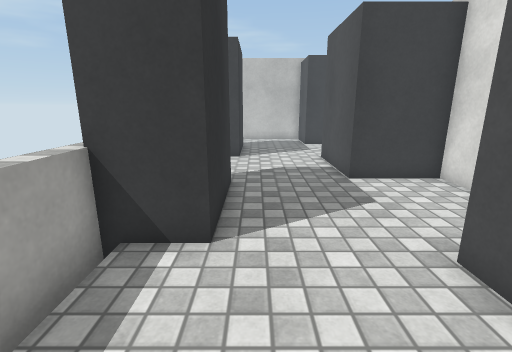
View 1 (above)

16 first-person views from a walk through a 3-D level made in the Unity game engine. The camera is 1.3 m above the floor, tilts 14° down and sees 85° across. The floor is counted in squares, 0.51 m on a side. Each view is taken from the middle of a square. On the plan, view 1 faces up. The plan holds only what a view shows up to about 19 squares ahead; the rest is blank. The player character is not drawn. Surface patterns are stand-ins for the level's own textures.

View 2
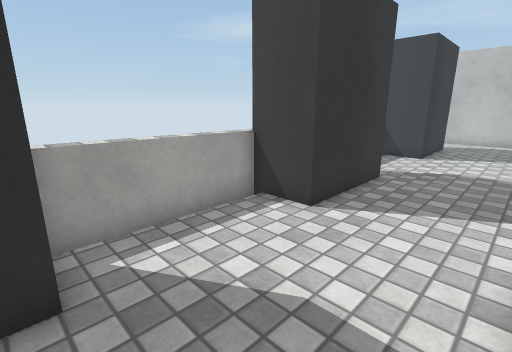

View 3
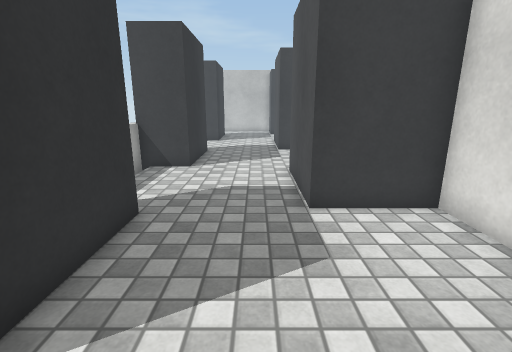

View 4
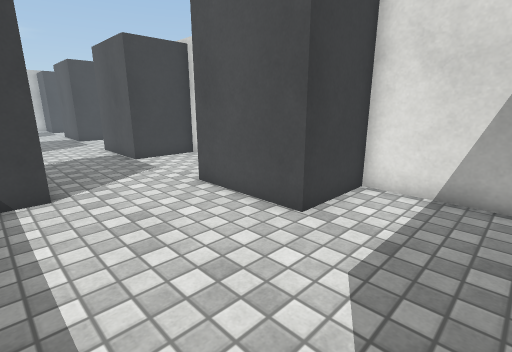

View 5
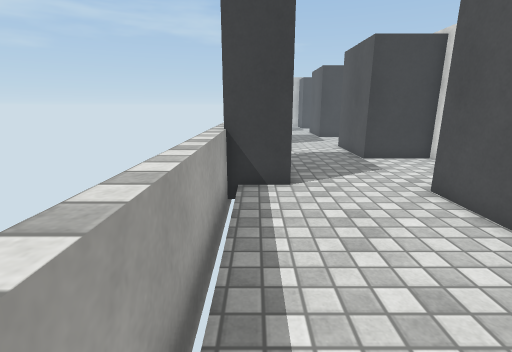

View 6
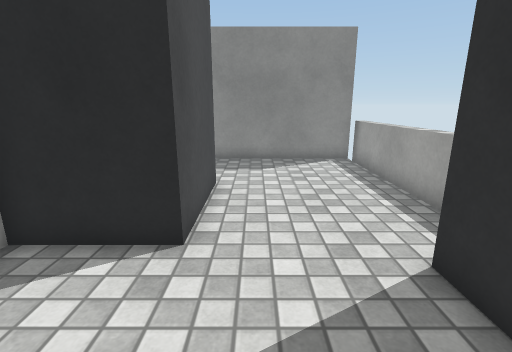

View 7
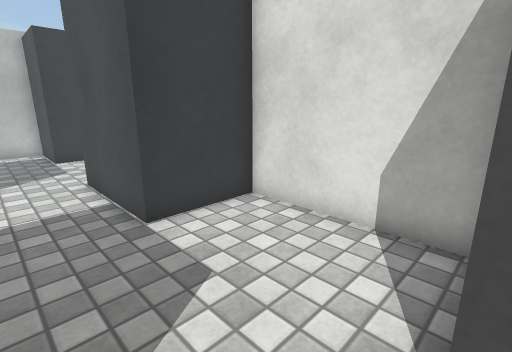

View 8
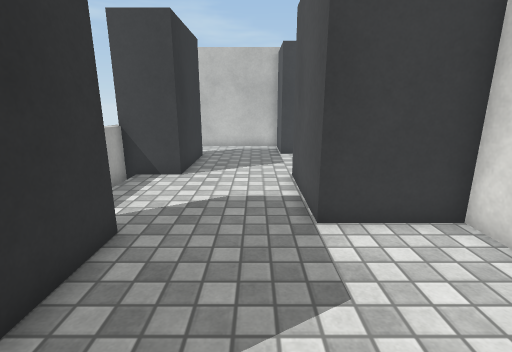

View 9
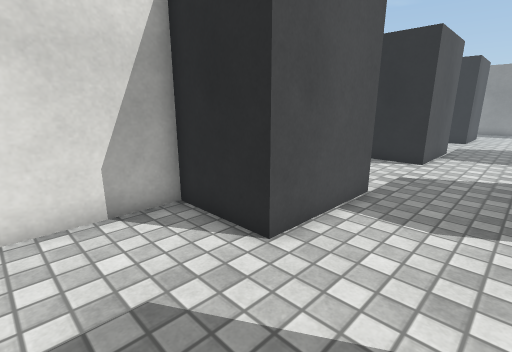

View 10
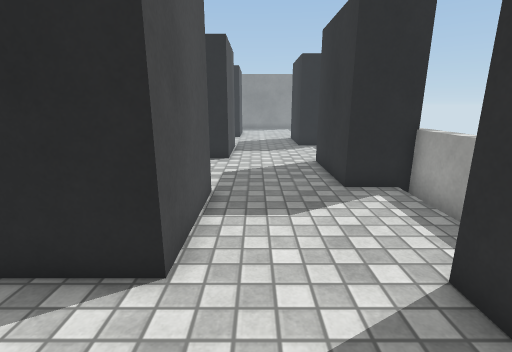

View 11
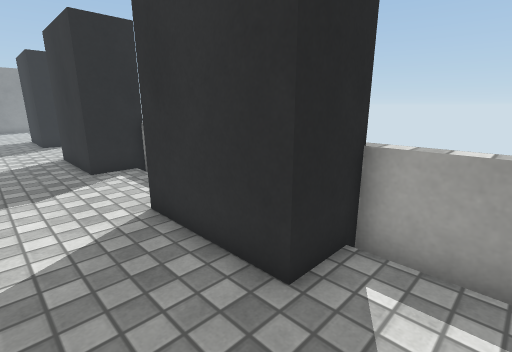

View 12
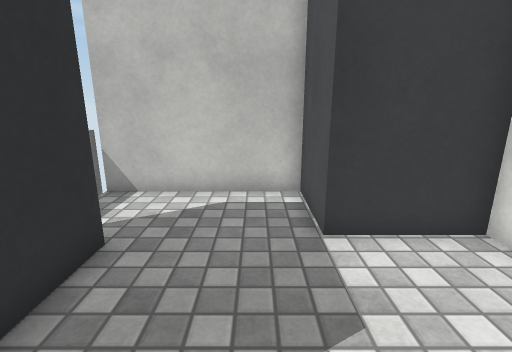

View 13
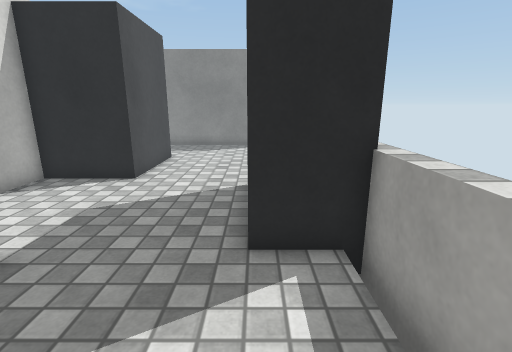

View 14
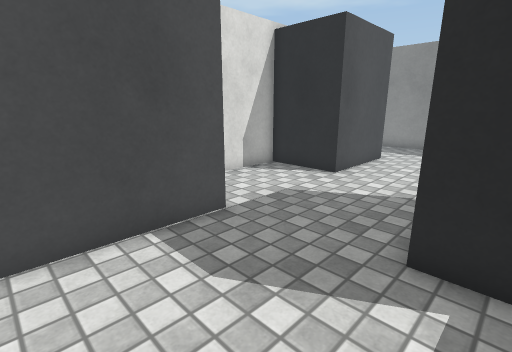

View 15
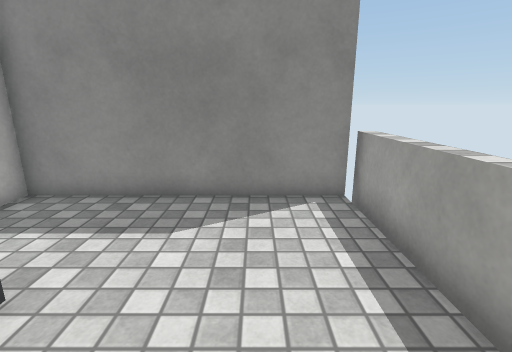

View 16
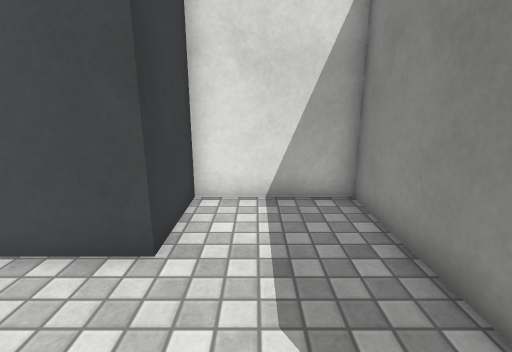

### Floor plan
Key: @ floor where view 1 was taken; # wall or solid block; . floor; = window, fence, low wall or low ledge; B block.
Columns run from 3 left of view 1 to 7 right of it. Each row starts with its distance up from view 1.
 22 #######
 21 =.....B
 20 =.....B
 19 #BB...BBBB#
 18   B.......#
 17   B.......#
 16   B.......#
 15   B.......#
 14 #BB...BBBBB
 13 =.....B
 12 =.....B
 11 =.....B
 10 =.....BBBBB
  9 #BB.......#
  8   B.......#
  7   B.......#
  6   B.......#
  5 #BB.......#
  4 =.....BBBBB
  3 =.....B
  2 =.....B
  1 =.....B
  0 #..@..BBBBB
 -1 #BB.......#
 -2   B.......#
 -3   B.......#
 -4 B B.......#
 -5 #BB.......#
 -6 =.....BBBBB
 -7 =.....B
 -8 =.....B
 -9 =.....B
-10 =.....BBBBB
-11 =.........#
-12 =.........#
-13 =.........#
-14 =.........#
-15 ###########

Where each view was taken, in squares from view 1:
view 1: 0 up, 0 right, facing up
view 2: 1 down, 3 right, facing up-left
view 3: 7 down, 2 right, facing up
view 4: 14 down, 2 left, facing up-right
view 5: 14 down, 2 left, facing up
view 6: 1 down, 2 right, facing down
view 7: 4 up, 1 right, facing up-right
view 8: 4 up, 2 right, facing up
view 9: 18 up, 0 right, facing down-right
view 10: 18 up, 2 right, facing down
view 11: 21 up, 2 right, facing down-left
view 12: 14 up, 2 right, facing up
view 13: 4 up, 1 left, facing down
view 14: 4 up, 2 left, facing down-right
view 15: 7 down, 0 right, facing down
view 16: 12 down, 1 left, facing right
